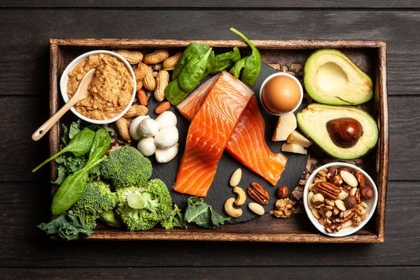
%> input picture Geometric Transformations/food1.jpg, 420 x 280 px, shrunk from 799 x 533 before the run
$ octave Rotation.m   (GNU Octave 9; MATLAB toolbox functions it lacks are replaced by stand-ins)
%> lines starting %> are read from the running program, lines starting %| are printed output that depends on the picture
%Rigid body rotation - Part (d)

I1 = imread('food1.jpg'); %Original Image
%> I1 is the input picture: size 280x420x3 uint8; mean R, G, B 103.2, 83.4, 56.6
[M, N, C] = size(I1);
%> M = 280; N = 420; C = 3

I6 = double(I1)/255.0;

I2 = rgb2gray(I1); %Grayscale Image
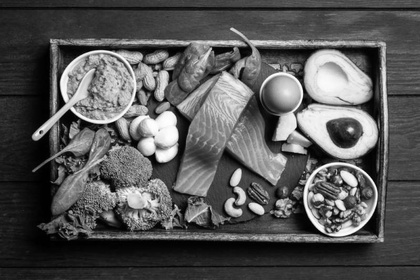
%> I2: size 280x420 uint8; min 0, max 255, mean 86.3

I7 = double(I2)/255.0;

theta=120.0;
A = [ 0.5 * cosd(theta) -sind(theta)
      sind(theta)  cosd(theta) ];
T= [ 10 5 ]';

xr = 14; %Center of rotation
yr = 28;

p = A * [ 1-xr 1-yr ]' + T + [ xr yr ]';
x1=p(1);
y1=p(2);
p= A * [ 1-xr N-yr ]' + T + [ xr yr ]';
%> p = [-312.2; -174.3]
x2=p(1);
%> x2 = -312.2
y2=p(2);
%> y2 = -174.3
p= A * [ M-xr 1-yr ]' + T + [ xr yr ]';
%> p = [-19.12; 276.9]
x3=p(1);
%> x3 = -19.12
y3=p(2);
%> y3 = 276.9
p= A * [ M-xr N-yr ]' + T + [ xr yr ]';
%> p = [-382; 67.36]
x4=p(1);
%> x4 = -382
y4=p(2);
%> y4 = 67.36

xmin = floor( min( [ x1 x2 x3 x4 ] ));
xmax = ceil( max( [ x1 x2 x3 x4 ] ));
ymin = floor(min( [ y1 y2 y3 y4 ] ));
ymax = ceil(max( [ y1 y2 y3 y4 ] ));
Mp=ceil(xmax-xmin)+1;
Np=ceil(ymax-ymin)+1;

I8=zeros(Mp,Np);
I4=zeros(Mp,Np,3);

Ap = inv(A);

for i = xmin : xmax
    for j = ymin : ymax
        p = Ap * ( [ i j ]' - T );

        x0=p(1);
        y0=p(2);

        minx = floor(x0);
        maxx = ceil(x0);
        miny = floor(y0);
        maxy = ceil(y0);

        dx = x0 - minx;
        dy = y0 - miny;

        if( (1<=minx) && (minx<=M) && (1<=maxx) && (maxx<=M) && (1<=miny) && (miny<=N) && (1<=maxy) && (maxy<=N))

            x=round(i-xmin+1);
            y=round(j-ymin+1);

            x_1 = (dx * I7(maxx, miny)) + ((1 - dx) * I7(minx, miny))/(maxx - minx);
            x_2 = (dx * I7(maxx, maxy)) + ((1 - dx) * I7(minx, maxy))/(maxx - minx);
            y_1 = (dy*x_2) + ((1-dy)*x_1)/(maxy-miny);

            I8(x,y) = y_1;

            x_1 = (dx * I6(maxx, miny,1)) + ((1 - dx) * I6(minx, miny,1))/(maxx - minx);
            x_2 = (dx * I6(maxx, maxy,1)) + ((1 - dx) * I6(minx, maxy,1))/(maxx - minx);
            y_1 = (dy*x_2) + ((1-dy)*x_1)/(maxy-miny);

            I4(x,y,1) = y_1;

            x_1 = (dx * I6(maxx, miny,2)) + ((1 - dx) * I6(minx, miny,2))/(maxx - minx);
            x_2 = (dx * I6(maxx, maxy,2)) + ((1 - dx) * I6(minx, maxy,2))/(maxx - minx);
            y_1 = (dy*x_2) + ((1-dy)*x_1)/(maxy-miny);

            I4(x,y,2) = y_1;

            x_1 = (dx * I6(maxx, miny,3)) + ((1 - dx) * I6(minx, miny,3))/(maxx - minx);
            x_2 = (dx * I6(maxx, maxy,3)) + ((1 - dx) * I6(minx, maxy,3))/(maxx - minx);
            y_1 = (dy*x_2) + ((1-dy)*x_1)/(maxy-miny);

            I4(x,y,3) = y_1;

        end
    end
end
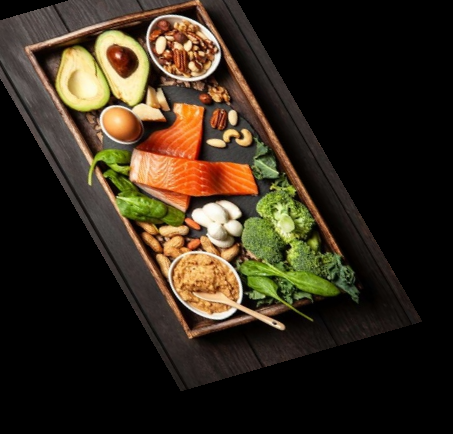
%> I4: size 434x453x3 double; mean R, G, B 0.205, 0.165, 0.11
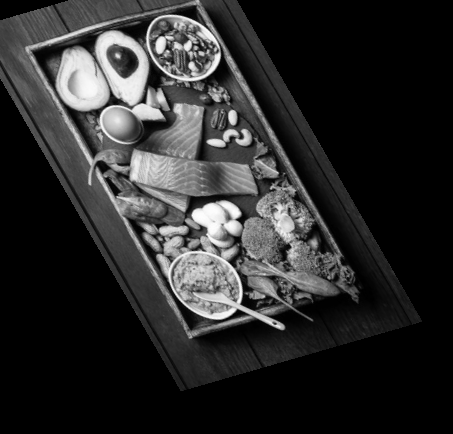
%> I8: size 434x453 double; min 0, max 0.995, mean 0.171
%> after the loop, x = 391; x_1 = 0.0867; x_2 = 0.0789; y = 184; y_1 = 0.0858

figure;
subplot(2,2,1);
imshow(I1);
title("Original Image");

subplot(2,2,2);
imshow(I2);
title("Grayscale Image");

subplot(2,2,3);
imshow(I4);
title("Rotated original image");

subplot(2,2,4);
imshow(I8);
title("Rotated grayscale image");
